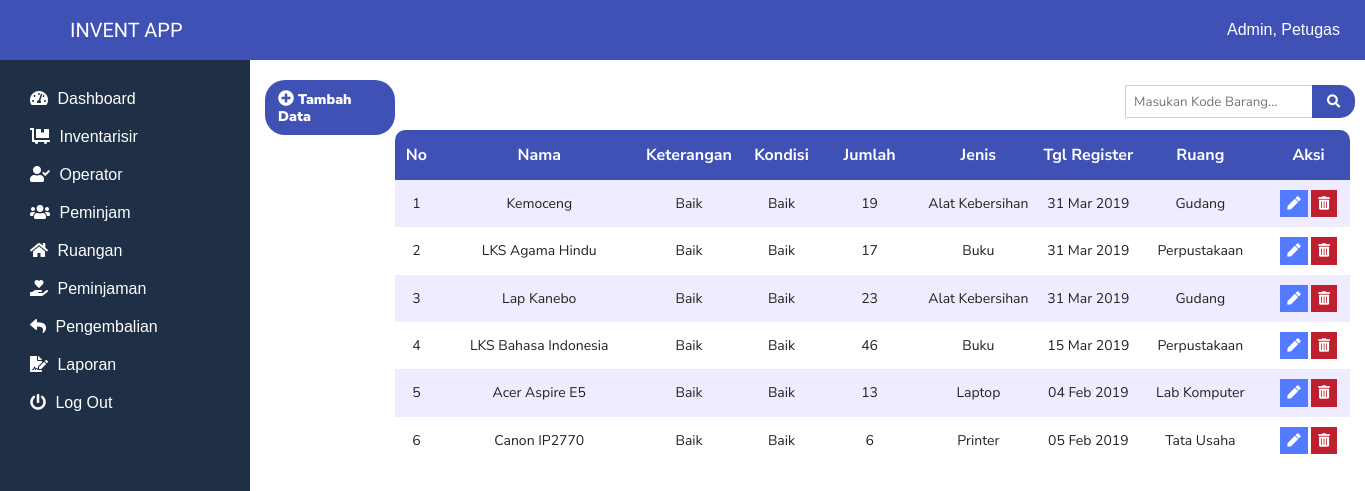
The page /app/views/dashboard/inventarisir.php (signed in) on the database its author committed.
### tables this page shows
CREATE TABLE `inventaris` (
  `id_inventaris` int(11) NOT NULL,
  `nama` varchar(50) NOT NULL,
  `kondisi` varchar(25) NOT NULL,
  `keterangan` varchar(100) NOT NULL,
  `jumlah` int(20) NOT NULL,
  `id_jenis` int(11) NOT NULL,
  `tanggal_register` date NOT NULL,
  `id_ruang` int(11) NOT NULL,
  `kode_inventaris` varchar(18) NOT NULL,
  `id_petugas` int(11) NOT NULL
);

CREATE TABLE `jenis` (
  `id_jenis` int(11) NOT NULL,
  `nama_jenis` varchar(50) NOT NULL,
  `kode_jenis` int(11) NOT NULL,
  `keterangan` varchar(100) NOT NULL
);

CREATE TABLE `ruang` (
  `id_ruang` int(11) NOT NULL,
  `nama_ruang` varchar(50) NOT NULL,
  `kode_ruang` varchar(11) NOT NULL,
  `keterangan` varchar(100) NOT NULL
);

### app/classes/Inventarisir.php (called while the page is built, shortened)
<?php
require_once 'database.php';
class Inventarisir extends Database{
    private $db;
    public function __construct()
    {
        $this->db = new Database;
    }
    public function viewInventarisir()
    {
        $sql = "SELECT inventaris.*, jenis.nama_jenis, ruang.nama_ruang FROM jenis JOIN inventaris ON jenis.id_jenis = inventaris.id_jenis
                    JOIN ruang ON ruang.id_ruang = inventaris.id_ruang WHERE inventaris.id_jenis = jenis.id_jenis AND inventaris.id_ruang = ruang.id_ruang ORDER BY id_inventaris DESC";
        return $this->db->resultSet($sql);
    }
}

### app/classes/Database.php (called while the page is built, shortened)
<?php
class Database{
    private $db_host = 'localhost';
    private $db_user = 'root';
    private $db_pass = '';
    private $db_name = 'inventaris';
    protected $conn;
    public function __construct()
    {
        $this->conn = new mysqli($this->db_host, $this->db_user, $this->db_pass, $this->db_name);
    }
    public function resultSet($query)
    {
        $data = mysqli_query($this->conn, $query);
        $rows = [];
        while($row = mysqli_fetch_assoc($data)){
            $rows[] = $row;
        }
        return $rows;
    }
}

### app/views/dashboard/inventarisir.php (the view, shortened to what this page needs)
<?php
    require_once('../templates/navigate.php');
    $invent = new Inventarisir;
    $data = $invent->viewInventarisir();
?>
<div class="main">
    <a href="tambah_inventarisir.php" class="table-btn" style="margin-top: 10px; margin-left: 5px;">
        <i class="fas fa-plus-circle">
            <span>Tambah Data</span>
        </i>
    </a>
    <form action="" method="post">
        <input type="text" name="cari" class="cari" placeholder="Masukan kode barang..." autocomplete="off">
        <button type="submit" name="submit" class="btn-cari">
            <i class="fas fa-search"></i>
        </button>
    </form>
    <table style="margin-top: 60px;">
        <tr class="head-table">
            <th class="col1">No</th>
            <th class="col2">Nama</th>
            <th class="col5">Keterangan</th>
            <th class="col4">Kondisi</th>
            <th class="col5">Jumlah</th>
            <th class="col3">Jenis</th>
            <th class="col7">Tgl Register</th>
            <th class="col3">Ruang</th>
            <th class="col9">Aksi</th>
        </tr>
        <?php $i = 1; ?>
        <?php foreach($data as $row) : ?>
        <tr>
            <td><?= $i; ?></td>
            <td><?= $row['nama']; ?></td>
            <td><?= $row['keterangan']; ?></td>
            <td><?= $row['kondisi']; ?></td>
            <td><?= $row['jumlah']; ?></td>
            <td><?= $row['nama_jenis']; ?></td>
            <td><?= date("d M Y", strtotime($row['tanggal_register'])); ?></td>
            <td><?= $row['nama_ruang'] ?></td>
            <td>
                <a href="edit_inventarisir.php?id=<?= $row['id_inventaris']; ?>">
                    <button class="fas fa-pen"></button>
                </a>
                <a href="../../controllers/prosesInventarisir.php?id=<?= $row['id_inventaris']; ?>&aksi=hapus" onclick="return confirm('Yakin ingin menghapus data?');">
                    <button class="fas fa-trash-alt"></button>
                </a>
            </td>
        </tr>
        <?php $i++; ?>
        <?php endforeach; ?>
    </table>
</div>

### app/views/templates/navigate.php (shortened to what this page needs)
<!DOCTYPE html>
<html lang="en">
<head>
    <link rel="stylesheet" href="../../assets/css/style.css">
    <link rel="stylesheet" href="https://use.fontawesome.com/releases/v5.7.2/css/all.css">
</head>
<body>
<div class="dash-container">
    <div class="dashhead">
        <p class="title">invent app</p>
        <p class="user"><?= $_SESSION['username']; ?>, <?= $_SESSION['nama_level']; ?></p>
    </div>
    <div class="sidebar">
        <ul>
            <li>
                <i class="fas fa-tachometer-alt"></i>
                <a href="../templates/index.php">dashboard</a>
            </li>
            <?php if($_SESSION['level'] == '1'){ ?>
                <li>
                    <i class="fas fa-dolly-flatbed"></i>
                    <a href="../dashboard/inventarisir.php">inventarisir</a>
                </li>
                <li>
                    <i class="fas fa-user-check"></i>
                    <a href="../dashboard/operator.php">operator</a>
                </li>
                <li>
                    <i class="fas fa-users"></i>
                    <a href="../dashboard/peminjam.php">peminjam</a>
                </li>
                <li>
                    <i class="fas fa-home"></i>
                    <a href="../dashboard/ruangan.php">ruangan</a>
                </li>
                <li>
                    <i class="fas fa-hand-holding-heart"></i>
                    <a href="../dashboard/peminjaman.php">peminjaman</a>
                </li>
                <li>
                    <i class="fas fa-reply"></i>
                    <a href="../dashboard/pengembalian.php">pengembalian</a>
                </li>
                <li>
                    <i class="fas fa-file-signature"></i>
                    <a href="../dashboard/laporan.php">laporan</a>
                </li>
            <?php } else if($_SESSION['level'] == '2'){ ?>
                <li>
                    <i class="fas fa-hand-holding-heart"></i>
                    <a href="../dashboard/peminjaman.php">peminjaman</a>
                </li>
                <li>
                    <i class="fas fa-reply"></i>
                    <a href="../dashboard/pengembalian.php">pengembalian</a>
                </li>
            <?php } else if($_SESSION['level'] = '3') { ?>
                <li>
                    <i class="fas fa-hand-holding-heart"></i>
                    <a href="../dashboard/peminjaman.php">peminjaman</a>
                </li>
            <?php } ?>
            <li>
                <i class="fas fa-power-off"></i>
                <a href="../../controllers/proseslogout.php" onclick="return confirm('Yakin akan logout?');">log out</a>
            </li>
        </ul>
    </div>
</div>

### app/assets/css/style.css (style rules this page uses)
* { margin: 0; padding: 0; box-sizing: border-box; }
body a { text-decoration: none; }
.dashhead { position: fixed; width: 100%; height: 60px; background-color: #3F51B5; z-index: 1; }
.dashhead .title { position: absolute; color: #fff; font-size: 20px; line-height: 60px; margin-left: 70px; text-transform: uppercase; font-family: 'Cantarell', sans-serif; }
.dashhead .user { color: #fff; line-height: 60px; float: right; font-family: 'Poppins', sans-serif; text-transform: capitalize; margin-right: 25px; }
.sidebar { position: fixed; margin-top: 60px; background-color: #1F2F46; width: 250px; height: 100%; z-index: 1; }
.sidebar ul { padding: 20px; }
.sidebar li { list-style: none; padding: 10px 10px; font-family: 'Poppins', sans-serif; text-transform: capitalize; }
.sidebar .fas { margin: 0px 5px 0px 0px; color: #fff; }
.sidebar li a { text-decoration: none; color: #fff; }
.main { position: absolute; padding-top: 70px; padding-left: 260px; padding-right: 10px; background-color: #fff; }
.main span { margin: 15px 0px; }
.cari { position: absolute; display: inline-block; margin-left: 730px; margin-top: 15px; width: 188px; padding: 6.5px 8px; border: 1px solid rgb(207, 207, 207); font-family: 'Nunito Sans', sans-serif; text-transform: capitalize; }
.btn-cari { position: absolute; margin-left: 917px; margin-top: 15px; float: right; background-color: #3F51B5; padding: 8.9px 15px; color: #fff; border: 0px; border-radius: 0px 15px 15px 0px; }
.table-btn { display: block; width: 130px; padding: 10px 13px; border-radius: 20px; border: 0; background-color: #3F51B5; float: left; }
.table-btn i { color: #fff; }
.table-btn span { color: #fff; font-size: 14px; font-family: 'Nunito Sans', sans-serif; }
table { margin: 0px 5px; border-collapse: collapse; font-family: 'Nunito Sans', sans-serif; }
table .head-table { background-color: #3F51B5; }
table tr th { color: #fff; height: 50px; }
table .head-table .col1 { border-radius: 10px 0px 0px 0px; width: 50px; }
table .head-table .col2 { width: 250px; }
table .head-table .col3 { width: 150px; }
table .head-table .col4, .col5, .col6, .col7, .col8 { width: 100px; }
table .head-table .col9 { width: 100px; border-radius: 0px 10px 0px 0px; }
table td { text-align: center; padding: 10px 0px; font-size: 14px; text-transform: capitalize; }
td button { padding: 7px; border: 0; }
td .fa-pen, .fa-info-circle { background-color: #527BFF; color: #fff; }
td .fa-trash-alt { background-color: #bd2130; color: #fff; }
table tr:nth-child(even) { background-color: rgb(240, 236, 255); }
.data-barang tr th, td { color: rgb(36, 35, 35); padding: 10px 30px 5px 40px; }

### rows shown on the page
inventaris: nama "Kemoceng", keterangan "Baik", kondisi "Baik", jumlah "19", id_jenis.nama_jenis "Alat Kebersihan", tanggal_register "31 Mar 2019", id_ruang.nama_ruang "Gudang"
inventaris: nama "LKS Agama Hindu", keterangan "Baik", kondisi "Baik", jumlah "17", id_jenis.nama_jenis "Buku", tanggal_register "31 Mar 2019", id_ruang.nama_ruang "Perpustakaan"
inventaris: nama "Lap Kanebo", keterangan "Baik", kondisi "Baik", jumlah "23", id_jenis.nama_jenis "Alat Kebersihan", tanggal_register "31 Mar 2019", id_ruang.nama_ruang "Gudang"
inventaris: nama "LKS Bahasa Indonesia", keterangan "Baik", kondisi "Baik", jumlah "46", id_jenis.nama_jenis "Buku", tanggal_register "15 Mar 2019", id_ruang.nama_ruang "Perpustakaan"
inventaris: nama "Acer Aspire E5", keterangan "Baik", kondisi "Baik", jumlah "13", id_jenis.nama_jenis "Laptop", tanggal_register "04 Feb 2019", id_ruang.nama_ruang "Lab Komputer"
inventaris: nama "Canon IP2770", keterangan "Baik", kondisi "Baik", jumlah "6", id_jenis.nama_jenis "Printer", tanggal_register "05 Feb 2019", id_ruang.nama_ruang "Tata Usaha"

### other values the page prints
$_SESSION['username'] "Admin"
$_SESSION['nama_level'] "Petugas"
